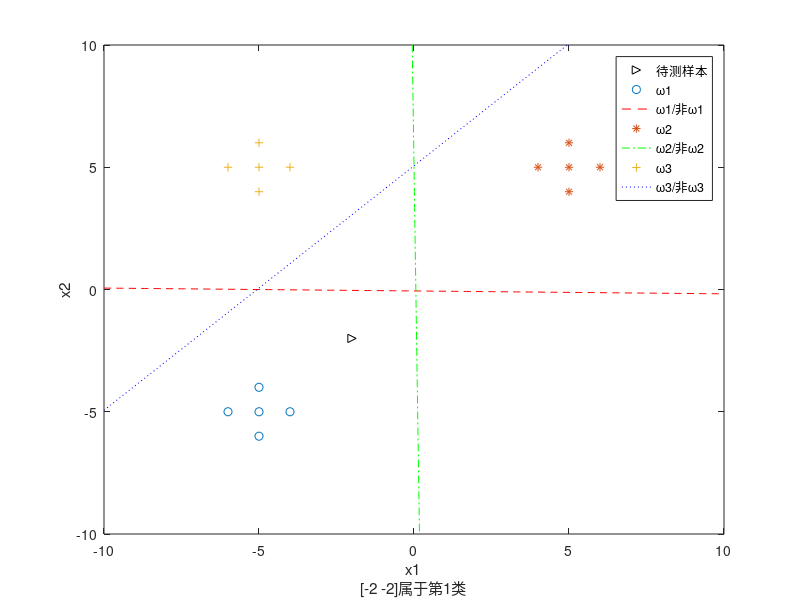

Source code (MATLAB):
clc,clear,close all;
X=[-5 -5;-5 -4;-4 -5;-5 -6;-6 -5;5 5;5 4;4 5;5 6;6 5;-5 5;-5 4;-4 5;-5 6;-6 5];
label=[1;1;1;1;1;2;2;2;2;2;3;3;3;3;3];

sta=tabulate(label);%获取类别标记，tabulate:计算频率
[c,k]=size(sta);[N,n]=size(X);%获取矩阵大小
Z=ones(N,n+1);Z(:,1:n)=X;%矩阵增广化
figure,hold on;
axis([-10 10 -10 10]);

pointtype=['o';'*';'+'];%不同类样本采用不同标志
linetype=['r--';'g-.';'b: '];%不同线性分类面采用不同标志
x=[-2;-2]; plot(x(1),x(2),'k>');%待测样本
xsign= zeros(c,1);num=1;

for i=1:c
    templabel=-1*ones(N,1);%非i类样本编号为-1
    index=find(label==sta(i,1));%第i类样本的索引
    plot(X(index,1),X(index,2),pointtype(num));
    templabel(index,1)=1;%第i类样本编号为1
    A=regress(templabel,Z);%用最小二乘法求权向量
    x1=-10:0.1:10;
    x2=-(A(1)*x1+A(3))/(A(2));
    plot(x1,x2,linetype(num,:))%绘制分界线
    num=num+1;
    if num==4
        num=1;%预定标记用完从第一个再开始
    end
    xsign(i)=A'*[x;1];%计算待测样本对应判别函数
end
result=strcat('[',num2str(x'),']','属于第',num2str(find(xsign>0)),'类');
% title('一对多化多类为两类');
line1='x1';
line2=result;
xlabel({line1;line2});
ylabel('x2');
legend('待测样本','ω1','ω1/非ω1','ω2','ω2/非ω2','ω3','ω3/非ω3');
box on
hold off;
